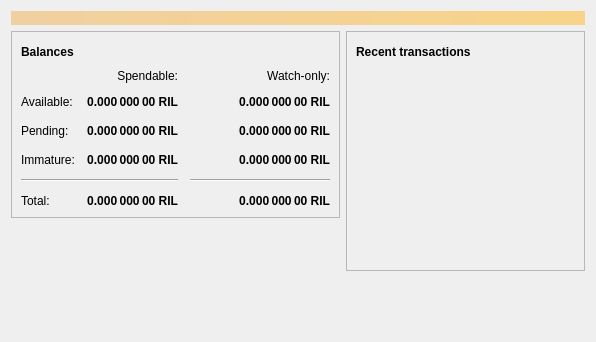
<?xml version="1.0" encoding="UTF-8"?>
<ui version="4.0">
 <class>OverviewPage</class>
 <widget class="QWidget" name="OverviewPage">
  <property name="geometry">
   <rect>
    <x>0</x>
    <y>0</y>
    <width>596</width>
    <height>342</height>
   </rect>
  </property>
  <property name="windowTitle">
   <string>Form</string>
  </property>
  <layout class="QVBoxLayout" name="topLayout">
   <item>
    <widget class="QLabel" name="labelAlerts">
     <property name="visible">
      <bool>false</bool>
     </property>
     <property name="styleSheet">
      <string notr="true">QLabel { background-color: qlineargradient(x1: 0, y1: 0, x2: 1, y2: 0, stop:0 #F0D0A0, stop:1 #F8D488); color:#000000; }</string>
     </property>
     <property name="wordWrap">
      <bool>true</bool>
     </property>
     <property name="margin">
      <number>3</number>
     </property>
     <property name="textInteractionFlags">
      <set>Qt::TextSelectableByMouse</set>
     </property>
    </widget>
   </item>
   <item>
    <layout class="QHBoxLayout" name="horizontalLayout" stretch="1,1">
     <item>
      <layout class="QVBoxLayout" name="verticalLayout_2">
       <item>
        <widget class="QFrame" name="frame">
         <property name="frameShape">
          <enum>QFrame::StyledPanel</enum>
         </property>
         <property name="frameShadow">
          <enum>QFrame::Raised</enum>
         </property>
         <layout class="QVBoxLayout" name="verticalLayout_4">
          <item>
           <layout class="QHBoxLayout" name="horizontalLayout_4">
            <item>
             <widget class="QLabel" name="label_5">
              <property name="font">
               <font>
                <weight>75</weight>
                <bold>true</bold>
               </font>
              </property>
              <property name="text">
               <string>Balances</string>
              </property>
             </widget>
            </item>
            <item>
             <widget class="QPushButton" name="labelWalletStatus">
              <property name="enabled">
               <bool>true</bool>
              </property>
              <property name="maximumSize">
               <size>
                <width>30</width>
                <height>16777215</height>
               </size>
              </property>
              <property name="toolTip">
               <string>The displayed information may be out of date. Your wallet automatically synchronizes with the Rilcoin network after a connection is established, but this process has not completed yet.</string>
              </property>
              <property name="text">
               <string/>
              </property>
              <property name="icon">
               <iconset resource="../bitcoin.qrc">
                <normaloff>:/icons/warning</normaloff>
                <disabledoff>:/icons/warning</disabledoff>:/icons/warning</iconset>
              </property>
              <property name="iconSize">
               <size>
                <width>24</width>
                <height>24</height>
               </size>
              </property>
              <property name="flat">
               <bool>true</bool>
              </property>
             </widget>
            </item>
            <item>
             <spacer name="horizontalSpacer_3">
              <property name="orientation">
               <enum>Qt::Horizontal</enum>
              </property>
              <property name="sizeHint" stdset="0">
               <size>
                <width>40</width>
                <height>20</height>
               </size>
              </property>
             </spacer>
            </item>
           </layout>
          </item>
          <item>
           <layout class="QGridLayout" name="gridLayout">
            <property name="spacing">
             <number>12</number>
            </property>
            <item row="2" column="2">
             <widget class="QLabel" name="labelWatchPending">
              <property name="font">
               <font>
                <weight>75</weight>
                <bold>true</bold>
               </font>
              </property>
              <property name="cursor">
               <cursorShape>IBeamCursor</cursorShape>
              </property>
              <property name="toolTip">
               <string>Unconfirmed transactions to watch-only addresses</string>
              </property>
              <property name="text">
               <string notr="true">0.000 000 00 RIL</string>
              </property>
              <property name="alignment">
               <set>Qt::AlignRight|Qt::AlignTrailing|Qt::AlignVCenter</set>
              </property>
              <property name="textInteractionFlags">
               <set>Qt::LinksAccessibleByMouse|Qt::TextSelectableByKeyboard|Qt::TextSelectableByMouse</set>
              </property>
             </widget>
            </item>
            <item row="2" column="1">
             <widget class="QLabel" name="labelUnconfirmed">
              <property name="font">
               <font>
                <weight>75</weight>
                <bold>true</bold>
               </font>
              </property>
              <property name="cursor">
               <cursorShape>IBeamCursor</cursorShape>
              </property>
              <property name="toolTip">
               <string>Total of transactions that have yet to be confirmed, and do not yet count toward the spendable balance</string>
              </property>
              <property name="text">
               <string notr="true">0.000 000 00 RIL</string>
              </property>
              <property name="alignment">
               <set>Qt::AlignRight|Qt::AlignTrailing|Qt::AlignVCenter</set>
              </property>
              <property name="textInteractionFlags">
               <set>Qt::LinksAccessibleByMouse|Qt::TextSelectableByKeyboard|Qt::TextSelectableByMouse</set>
              </property>
             </widget>
            </item>
            <item row="3" column="2">
             <widget class="QLabel" name="labelWatchImmature">
              <property name="font">
               <font>
                <weight>75</weight>
                <bold>true</bold>
               </font>
              </property>
              <property name="cursor">
               <cursorShape>IBeamCursor</cursorShape>
              </property>
              <property name="toolTip">
               <string>Mined balance in watch-only addresses that has not yet matured</string>
              </property>
              <property name="text">
               <string notr="true">0.000 000 00 RIL</string>
              </property>
              <property name="alignment">
               <set>Qt::AlignRight|Qt::AlignTrailing|Qt::AlignVCenter</set>
              </property>
              <property name="textInteractionFlags">
               <set>Qt::LinksAccessibleByMouse|Qt::TextSelectableByKeyboard|Qt::TextSelectableByMouse</set>
              </property>
             </widget>
            </item>
            <item row="4" column="0" colspan="2">
             <widget class="Line" name="line">
              <property name="orientation">
               <enum>Qt::Horizontal</enum>
              </property>
             </widget>
            </item>
            <item row="4" column="2">
             <widget class="Line" name="lineWatchBalance">
              <property name="sizePolicy">
               <sizepolicy hsizetype="Preferred" vsizetype="Fixed">
                <horstretch>0</horstretch>
                <verstretch>0</verstretch>
               </sizepolicy>
              </property>
              <property name="minimumSize">
               <size>
                <width>140</width>
                <height>0</height>
               </size>
              </property>
              <property name="orientation">
               <enum>Qt::Horizontal</enum>
              </property>
             </widget>
            </item>
            <item row="5" column="0">
             <widget class="QLabel" name="labelTotalText">
              <property name="text">
               <string>Total:</string>
              </property>
             </widget>
            </item>
            <item row="3" column="1">
             <widget class="QLabel" name="labelImmature">
              <property name="font">
               <font>
                <weight>75</weight>
                <bold>true</bold>
               </font>
              </property>
              <property name="cursor">
               <cursorShape>IBeamCursor</cursorShape>
              </property>
              <property name="toolTip">
               <string>Mined balance that has not yet matured</string>
              </property>
              <property name="text">
               <string notr="true">0.000 000 00 RIL</string>
              </property>
              <property name="alignment">
               <set>Qt::AlignRight|Qt::AlignTrailing|Qt::AlignVCenter</set>
              </property>
              <property name="textInteractionFlags">
               <set>Qt::LinksAccessibleByMouse|Qt::TextSelectableByKeyboard|Qt::TextSelectableByMouse</set>
              </property>
             </widget>
            </item>
            <item row="2" column="3">
             <spacer name="horizontalSpacer_2">
              <property name="orientation">
               <enum>Qt::Horizontal</enum>
              </property>
              <property name="sizeHint" stdset="0">
               <size>
                <width>40</width>
                <height>20</height>
               </size>
              </property>
             </spacer>
            </item>
            <item row="3" column="0">
             <widget class="QLabel" name="labelImmatureText">
              <property name="text">
               <string>Immature:</string>
              </property>
             </widget>
            </item>
            <item row="5" column="1">
             <widget class="QLabel" name="labelTotal">
              <property name="font">
               <font>
                <weight>75</weight>
                <bold>true</bold>
               </font>
              </property>
              <property name="cursor">
               <cursorShape>IBeamCursor</cursorShape>
              </property>
              <property name="toolTip">
               <string>Your current total balance</string>
              </property>
              <property name="text">
               <string notr="true">0.000 000 00 RIL</string>
              </property>
              <property name="alignment">
               <set>Qt::AlignRight|Qt::AlignTrailing|Qt::AlignVCenter</set>
              </property>
              <property name="textInteractionFlags">
               <set>Qt::LinksAccessibleByMouse|Qt::TextSelectableByKeyboard|Qt::TextSelectableByMouse</set>
              </property>
             </widget>
            </item>
            <item row="5" column="2">
             <widget class="QLabel" name="labelWatchTotal">
              <property name="font">
               <font>
                <weight>75</weight>
                <bold>true</bold>
               </font>
              </property>
              <property name="cursor">
               <cursorShape>IBeamCursor</cursorShape>
              </property>
              <property name="toolTip">
               <string>Current total balance in watch-only addresses</string>
              </property>
              <property name="text">
               <string notr="true">0.000 000 00 RIL</string>
              </property>
              <property name="alignment">
               <set>Qt::AlignRight|Qt::AlignTrailing|Qt::AlignVCenter</set>
              </property>
              <property name="textInteractionFlags">
               <set>Qt::LinksAccessibleByMouse|Qt::TextSelectableByKeyboard|Qt::TextSelectableByMouse</set>
              </property>
             </widget>
            </item>
            <item row="0" column="2">
             <widget class="QLabel" name="labelWatchonly">
              <property name="text">
               <string>Watch-only:</string>
              </property>
              <property name="alignment">
               <set>Qt::AlignRight|Qt::AlignTrailing|Qt::AlignVCenter</set>
              </property>
             </widget>
            </item>
            <item row="1" column="0">
             <widget class="QLabel" name="labelBalanceText">
              <property name="text">
               <string>Available:</string>
              </property>
             </widget>
            </item>
            <item row="1" column="1">
             <widget class="QLabel" name="labelBalance">
              <property name="font">
               <font>
                <weight>75</weight>
                <bold>true</bold>
               </font>
              </property>
              <property name="cursor">
               <cursorShape>IBeamCursor</cursorShape>
              </property>
              <property name="toolTip">
               <string>Your current spendable balance</string>
              </property>
              <property name="text">
               <string notr="true">0.000 000 00 RIL</string>
              </property>
              <property name="alignment">
               <set>Qt::AlignRight|Qt::AlignTrailing|Qt::AlignVCenter</set>
              </property>
              <property name="textInteractionFlags">
               <set>Qt::LinksAccessibleByMouse|Qt::TextSelectableByKeyboard|Qt::TextSelectableByMouse</set>
              </property>
             </widget>
            </item>
            <item row="1" column="2">
             <widget class="QLabel" name="labelWatchAvailable">
              <property name="font">
               <font>
                <weight>75</weight>
                <bold>true</bold>
               </font>
              </property>
              <property name="cursor">
               <cursorShape>IBeamCursor</cursorShape>
              </property>
              <property name="toolTip">
               <string>Your current balance in watch-only addresses</string>
              </property>
              <property name="text">
               <string notr="true">0.000 000 00 RIL</string>
              </property>
              <property name="alignment">
               <set>Qt::AlignRight|Qt::AlignTrailing|Qt::AlignVCenter</set>
              </property>
              <property name="textInteractionFlags">
               <set>Qt::LinksAccessibleByMouse|Qt::TextSelectableByKeyboard|Qt::TextSelectableByMouse</set>
              </property>
             </widget>
            </item>
            <item row="2" column="0">
             <widget class="QLabel" name="labelPendingText">
              <property name="text">
               <string>Pending:</string>
              </property>
             </widget>
            </item>
            <item row="0" column="1">
             <widget class="QLabel" name="labelSpendable">
              <property name="text">
               <string>Spendable:</string>
              </property>
              <property name="alignment">
               <set>Qt::AlignRight|Qt::AlignTrailing|Qt::AlignVCenter</set>
              </property>
             </widget>
            </item>
           </layout>
          </item>
         </layout>
        </widget>
       </item>
       <item>
        <spacer name="verticalSpacer">
         <property name="orientation">
          <enum>Qt::Vertical</enum>
         </property>
         <property name="sizeHint" stdset="0">
          <size>
           <width>20</width>
           <height>40</height>
          </size>
         </property>
        </spacer>
       </item>
      </layout>
     </item>
     <item>
      <layout class="QVBoxLayout" name="verticalLayout_3">
       <item>
        <widget class="QFrame" name="frame_2">
         <property name="frameShape">
          <enum>QFrame::StyledPanel</enum>
         </property>
         <property name="frameShadow">
          <enum>QFrame::Raised</enum>
         </property>
         <layout class="QVBoxLayout" name="verticalLayout">
          <item>
           <layout class="QHBoxLayout" name="horizontalLayout_2">
            <item>
             <widget class="QLabel" name="label_4">
              <property name="font">
               <font>
                <weight>75</weight>
                <bold>true</bold>
               </font>
              </property>
              <property name="text">
               <string>Recent transactions</string>
              </property>
             </widget>
            </item>
            <item>
             <widget class="QPushButton" name="labelTransactionsStatus">
              <property name="enabled">
               <bool>true</bool>
              </property>
              <property name="maximumSize">
               <size>
                <width>30</width>
                <height>16777215</height>
               </size>
              </property>
              <property name="toolTip">
               <string>The displayed information may be out of date. Your wallet automatically synchronizes with the Rilcoin network after a connection is established, but this process has not completed yet.</string>
              </property>
              <property name="text">
               <string/>
              </property>
              <property name="icon">
               <iconset resource="../bitcoin.qrc">
                <normaloff>:/icons/warning</normaloff>
                <disabledoff>:/icons/warning</disabledoff>:/icons/warning</iconset>
              </property>
              <property name="iconSize">
               <size>
                <width>24</width>
                <height>24</height>
               </size>
              </property>
              <property name="flat">
               <bool>true</bool>
              </property>
             </widget>
            </item>
            <item>
             <spacer name="horizontalSpacer">
              <property name="orientation">
               <enum>Qt::Horizontal</enum>
              </property>
              <property name="sizeHint" stdset="0">
               <size>
                <width>40</width>
                <height>20</height>
               </size>
              </property>
             </spacer>
            </item>
           </layout>
          </item>
          <item>
           <widget class="QListView" name="listTransactions">
            <property name="styleSheet">
             <string notr="true">QListView { background: transparent; }</string>
            </property>
            <property name="frameShape">
             <enum>QFrame::NoFrame</enum>
            </property>
            <property name="verticalScrollBarPolicy">
             <enum>Qt::ScrollBarAlwaysOff</enum>
            </property>
            <property name="horizontalScrollBarPolicy">
             <enum>Qt::ScrollBarAlwaysOff</enum>
            </property>
            <property name="selectionMode">
             <enum>QAbstractItemView::NoSelection</enum>
            </property>
           </widget>
          </item>
         </layout>
        </widget>
       </item>
       <item>
        <spacer name="verticalSpacer_2">
         <property name="orientation">
          <enum>Qt::Vertical</enum>
         </property>
         <property name="sizeHint" stdset="0">
          <size>
           <width>20</width>
           <height>40</height>
          </size>
         </property>
        </spacer>
       </item>
      </layout>
     </item>
    </layout>
   </item>
  </layout>
 </widget>
 <resources/>
 <connections/>
</ui>
